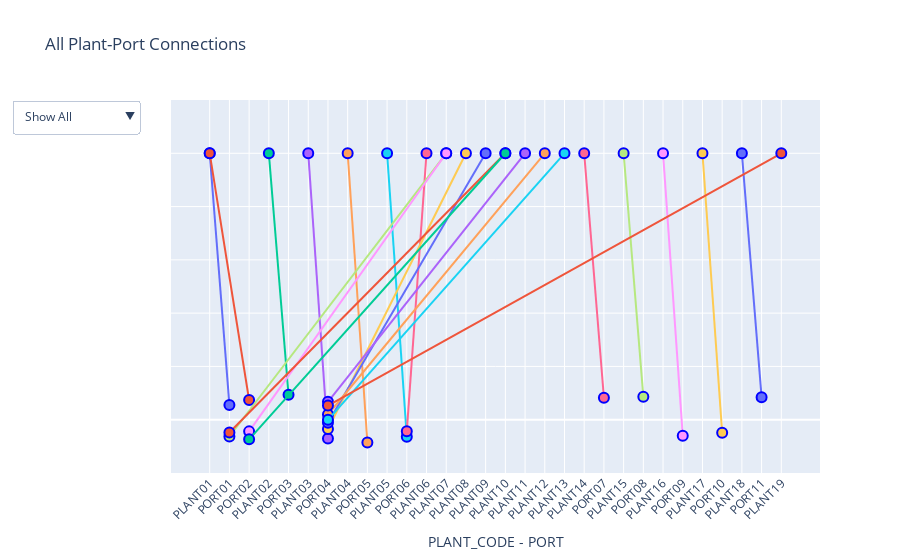

Notebook cell for this chart:
### Markdown cell above
This section creates an interactive visualization using Plotly to show connections between plants and ports from the PlantPorts DataFrame. 
* plotly.graph_objects is a module in the Plotly library that allows you to create highly customizable and interactive visualizations by explicitly defining every component of a figure.
* iterrows(): This method generates an iterator that produces index-row pairs for each row in the DataFrame. The row is a pandas Series representing the data in that row.
* x = [row['PLANT_CODE'], row['PORT']]:  places the plant and port along the x-axis
* np.random.uniform(-0.1, 0.1):  Generates a random float between -0.1 and 0.1.  Introduces a small random variation to the second y value in the go.Scatter trace. This is often done to slightly offset points for better visualization, especially when dealing with overlapping or closely spaced points.
* lines+markers: Draws lines connecting the points and places markers on them.
* Each row in df_plant_ports represents a connection between a PLANT_CODE and a PORT.  For each connection, a line (Scatter trace) is added to the figure.
*                line = dict(
                    color = 'blue',
                    width = 2
                )
  this directs the border color and the width of the scatter point
* Lines+Markers:  Represents connections with lines.  Shows plants and ports as markers.
* Hover Information:  Displays details like Plant and Port on hover for each connection.
* The y-axis is hidden (showticklabels=False) but ensures spacing for the lines.
* updatemenus:  Adds interactive menus to the chart for dynamic filtering.
* Buttons:  Show All: Displays all traces by setting visible=True for all.  Filter by Port 01: Sets visible=True only for traces where PORT == 'PORT01'.  Filter by Port 02: Similar logic for filtering by Port 01.
* args:  The first argument in args modifies trace visibility (using True or False).  The second argument updates the chart title dynamically to reflect the selected filter.
* The showactive=True parameter in Plotly is used within the updatemenus dictionary to highlight the currently selected button in an interactive menu. This makes the active button visually distinguishable, providing better feedback to users about the currently applied filter or action.

### Code cell
import plotly.graph_objects as go

df_plant_ports = df_dict['PlantPorts']

fig = go.Figure()

for _, row in df_plant_ports.iterrows():
    fig.add_trace(
        go.Scatter(
            x = [row['PLANT_CODE'], row['PORT']],
            y = [1, 0 + np.random.uniform(-0.1, 0.1)],
            mode = 'lines+markers',
            marker = dict(
                size = 10,
                symbol = 'circle',
                line = dict(
                    color = 'blue',
                    width = 2
                )
            ),
            hoverinfo = 'text',
            text = f"Plant: {row['PLANT_CODE']}<br>Port: {row['PORT']}",
        )
    )
            
fig.update_layout(
    title_text = 'Plant and Port Connections',
    showlegend = False,
    xaxis = dict(
        title = 'PLANT_CODE - PORT',
        tickangle = -45
    ),
    yaxis = dict(
        title = '',
        showticklabels = False,
        range = [-.2, 1.2]
    ),
    updatemenus=[
        dict(
            buttons=[
                dict(
                    label="Show All",
                    method="update",
                    args=[{"visible": [True] * len(df_plant_ports)},
                         {"title": "All Plant-Port Connections"}]
                ),
                dict(
                    label="Filter by Port 01",
                    method="update",
                    args=[{"visible": [row['PORT'] == 'PORT01' for _, row in df_plant_ports.iterrows()]},
                         {"title": "Connections for Port 01"}]
                ),
                dict(
                    label="Filter by Port 02",
                    method="update",
                    args=[{"visible": [row['PORT'] == 'PORT02' for _, row in df_plant_ports.iterrows()]},
                         {"title": "Connections for Port 02"}]
                ),
                dict(
                    label="Filter by Port 03",
                    method="update",
                    args=[{"visible": [row['PORT'] == 'PORT03' for _, row in df_plant_ports.iterrows()]},
                         {"title": "Connections for Port 03"}]
                ),
                dict(
                    label="Filter by Port 04",
                    method="update",
                    args=[{"visible": [row['PORT'] == 'PORT04' for _, row in df_plant_ports.iterrows()]},
                         {"title": "Connections for Port 04"}]
                ),
                dict(
                    label="Filter by Port 05",
                    method="update",
                    args=[{"visible": [row['PORT'] == 'PORT05' for _, row in df_plant_ports.iterrows()]},
                         {"title": "Connections for Port 05"}]
                ),
                dict(
                    label="Filter by Port 06",
                    method="update",
                    args=[{"visible": [row['PORT'] == 'PORT06' for _, row in df_plant_ports.iterrows()]},
                         {"title": "Connections for Port 06"}]
                ),
                dict(
                    label="Filter by Port 07",
                    method="update",
                    args=[{"visible": [row['PORT'] == 'PORT07' for _, row in df_plant_ports.iterrows()]},
                         {"title": "Connections for Port 07"}]
                ),
                dict(
                    label="Filter by Port 08",
                    method="update",
                    args=[{"visible": [row['PORT'] == 'PORT08' for _, row in df_plant_ports.iterrows()]},
                         {"title": "Connections for Port 08"}]
                ),
                dict(
                    label="Filter by Port 09",
                    method="update",
                    args=[{"visible": [row['PORT'] == 'PORT09' for _, row in df_plant_ports.iterrows()]},
                         {"title": "Connections for Port 09"}]
                ),
                dict(
                    label="Filter by Port 10",
                    method="update",
                    args=[{"visible": [row['PORT'] == 'PORT10' for _, row in df_plant_ports.iterrows()]},
                         {"title": "Connections for Port 10"}]
                ),
                dict(
                    label="Filter by Port 11",
                    method="update",
                    args=[{"visible": [row['PORT'] == 'PORT11' for _, row in df_plant_ports.iterrows()]},
                         {"title": "Connections for Port 11"}]
                )
            ],
            type = 'dropdown',
            showactive = True,
            direction = 'down'
        )
    ]    
)

fig.show()

### Figure 1 — Plotly figure (JSON) as saved in the notebook; plotly's stock layout.template omitted (floating-point values rounded to 4 significant figures)
{"data": [{"hoverinfo": "text", "marker": {"line": {"color": "blue", "width": 2}, "size": 10, "symbol": "circle"}, "mode": "lines+markers", "text": "Plant: PLANT01<br>Port: PORT01", "type": "scatter", "visible": true, "x": ["PLANT01", "PORT01"], "y": [1, 0.05526]}, {"hoverinfo": "text", "marker": {"line": {"color": "blue", "width": 2}, "size": 10, "symbol": "circle"}, "mode": "lines+markers", "text": "Plant: PLANT01<br>Port: PORT02", "type": "scatter", "visible": true, "x": ["PLANT01", "PORT02"], "y": [1, 0.07358]}, {"hoverinfo": "text", "marker": {"line": {"color": "blue", "width": 2}, "size": 10, "symbol": "circle"}, "mode": "lines+markers", "text": "Plant: PLANT02<br>Port: PORT03", "type": "scatter", "visible": true, "x": ["PLANT02", "PORT03"], "y": [1, 0.09379]}, {"hoverinfo": "text", "marker": {"line": {"color": "blue", "width": 2}, "size": 10, "symbol": "circle"}, "mode": "lines+markers", "text": "Plant: PLANT03<br>Port: PORT04", "type": "scatter", "visible": true, "x": ["PLANT03", "PORT04"], "y": [1, -0.07087]}, {"hoverinfo": "text", "marker": {"line": {"color": "blue", "width": 2}, "size": 10, "symbol": "circle"}, "mode": "lines+markers", "text": "Plant: PLANT04<br>Port: PORT05", "type": "scatter", "visible": true, "x": ["PLANT04", "PORT05"], "y": [1, -0.08564]}, {"hoverinfo": "text", "marker": {"line": {"color": "blue", "width": 2}, "size": 10, "symbol": "circle"}, "mode": "lines+markers", "text": "Plant: PLANT05<br>Port: PORT06", "type": "scatter", "visible": true, "x": ["PLANT05", "PORT06"], "y": [1, -0.06415]}, {"hoverinfo": "text", "marker": {"line": {"color": "blue", "width": 2}, "size": 10, "symbol": "circle"}, "mode": "lines+markers", "text": "Plant: PLANT06<br>Port: PORT06", "type": "scatter", "visible": true, "x": ["PLANT06", "PORT06"], "y": [1, -0.04367]}, {"hoverinfo": "text", "marker": {"line": {"color": "blue", "width": 2}, "size": 10, "symbol": "circle"}, "mode": "lines+markers", "text": "Plant: PLANT07<br>Port: PORT01", "type": "scatter", "visible": true, "x": ["PLANT07", "PORT01"], "y": [1, -0.063]}, {"hoverinfo": "text", "marker": {"line": {"color": "blue", "width": 2}, "size": 10, "symbol": "circle"}, "mode": "lines+markers", "text": "Plant: PLANT07<br>Port: PORT02", "type": "scatter", "visible": true, "x": ["PLANT07", "PORT02"], "y": [1, -0.04376]}, {"hoverinfo": "text", "marker": {"line": {"color": "blue", "width": 2}, "size": 10, "symbol": "circle"}, "mode": "lines+markers", "text": "Plant: PLANT08<br>Port: PORT04", "type": "scatter", "visible": true, "x": ["PLANT08", "PORT04"], "y": [1, -0.03467]}, {"hoverinfo": "text", "marker": {"line": {"color": "blue", "width": 2}, "size": 10, "symbol": "circle"}, "mode": "lines+markers", "text": "Plant: PLANT09<br>Port: PORT04", "type": "scatter", "visible": true, "x": ["PLANT09", "PORT04"], "y": [1, -0.01155]}, {"hoverinfo": "text", "marker": {"line": {"color": "blue", "width": 2}, "size": 10, "symbol": "circle"}, "mode": "lines+markers", "text": "Plant: PLANT10<br>Port: PORT01", "type": "scatter", "visible": true, "x": ["PLANT10", "PORT01"], "y": [1, -0.04777]}, {"hoverinfo": "text", "marker": {"line": {"color": "blue", "width": 2}, "size": 10, "symbol": "circle"}, "mode": "lines+markers", "text": "Plant: PLANT10<br>Port: PORT02", "type": "scatter", "visible": true, "x": ["PLANT10", "PORT02"], "y": [1, -0.07365]}, {"hoverinfo": "text", "marker": {"line": {"color": "blue", "width": 2}, "size": 10, "symbol": "circle"}, "mode": "lines+markers", "text": "Plant: PLANT11<br>Port: PORT04", "type": "scatter", "visible": true, "x": ["PLANT11", "PORT04"], "y": [1, 0.06736]}, {"hoverinfo": "text", "marker": {"line": {"color": "blue", "width": 2}, "size": 10, "symbol": "circle"}, "mode": "lines+markers", "text": "Plant: PLANT12<br>Port: PORT04", "type": "scatter", "visible": true, "x": ["PLANT12", "PORT04"], "y": [1, 0.01956]}, {"hoverinfo": "text", "marker": {"line": {"color": "blue", "width": 2}, "size": 10, "symbol": "circle"}, "mode": "lines+markers", "text": "Plant: PLANT13<br>Port: PORT04", "type": "scatter", "visible": true, "x": ["PLANT13", "PORT04"], "y": [1, -0.0004089]}, {"hoverinfo": "text", "marker": {"line": {"color": "blue", "width": 2}, "size": 10, "symbol": "circle"}, "mode": "lines+markers", "text": "Plant: PLANT14<br>Port: PORT07", "type": "scatter", "visible": true, "x": ["PLANT14", "PORT07"], "y": [1, 0.08239]}, {"hoverinfo": "text", "marker": {"line": {"color": "blue", "width": 2}, "size": 10, "symbol": "circle"}, "mode": "lines+markers", "text": "Plant: PLANT15<br>Port: PORT08", "type": "scatter", "visible": true, "x": ["PLANT15", "PORT08"], "y": [1, 0.08643]}, {"hoverinfo": "text", "marker": {"line": {"color": "blue", "width": 2}, "size": 10, "symbol": "circle"}, "mode": "lines+markers", "text": "Plant: PLANT16<br>Port: PORT09", "type": "scatter", "visible": true, "x": ["PLANT16", "PORT09"], "y": [1, -0.05992]}, {"hoverinfo": "text", "marker": {"line": {"color": "blue", "width": 2}, "size": 10, "symbol": "circle"}, "mode": "lines+markers", "text": "Plant: PLANT17<br>Port: PORT10", "type": "scatter", "visible": true, "x": ["PLANT17", "PORT10"], "y": [1, -0.04905]}, {"hoverinfo": "text", "marker": {"line": {"color": "blue", "width": 2}, "size": 10, "symbol": "circle"}, "mode": "lines+markers", "text": "Plant: PLANT18<br>Port: PORT11", "type": "scatter", "visible": true, "x": ["PLANT18", "PORT11"], "y": [1, 0.08462]}, {"hoverinfo": "text", "marker": {"line": {"color": "blue", "width": 2}, "size": 10, "symbol": "circle"}, "mode": "lines+markers", "text": "Plant: PLANT19<br>Port: PORT04", "type": "scatter", "visible": true, "x": ["PLANT19", "PORT04"], "y": [1, 0.05288]}], "layout": {"autosize": true, "showlegend": false, "title": {"text": "All Plant-Port Connections"}, "updatemenus": [{"active": 0, "buttons": [{"args": [{"visible": [true, true, true, true, true, true, true, true, true, true, true, true, true, true, true, true, true, true, true, true, true, true]}, {"title": "All Plant-Port Connections"}], "label": "Show All", "method": "update"}, {"args": [{"visible": [true, false, false, false, false, false, false, true, false, false, false, true, false, false, false, false, false, false, false, false, false, false]}, {"title": "Connections for Port 01"}], "label": "Filter by Port 01", "method": "update"}, {"args": [{"visible": [false, true, false, false, false, false, false, false, true, false, false, false, true, false, false, false, false, false, false, false, false, false]}, {"title": "Connections for Port 02"}], "label": "Filter by Port 02", "method": "update"}, {"args": [{"visible": [false, false, true, false, false, false, false, false, false, false, false, false, false, false, false, false, false, false, false, false, false, false]}, {"title": "Connections for Port 03"}], "label": "Filter by Port 03", "method": "update"}, {"args": [{"visible": [false, false, false, true, false, false, false, false, false, true, true, false, false, true, true, true, false, false, false, false, false, true]}, {"title": "Connections for Port 04"}], "label": "Filter by Port 04", "method": "update"}, {"args": [{"visible": [false, false, false, false, true, false, false, false, false, false, false, false, false, false, false, false, false, false, false, false, false, false]}, {"title": "Connections for Port 05"}], "label": "Filter by Port 05", "method": "update"}, {"args": [{"visible": [false, false, false, false, false, true, true, false, false, false, false, false, false, false, false, false, false, false, false, false, false, false]}, {"title": "Connections for Port 06"}], "label": "Filter by Port 06", "method": "update"}, {"args": [{"visible": [false, false, false, false, false, false, false, false, false, false, false, false, false, false, false, false, true, false, false, false, false, false]}, {"title": "Connections for Port 07"}], "label": "Filter by Port 07", "method": "update"}, {"args": [{"visible": [false, false, false, false, false, false, false, false, false, false, false, false, false, false, false, false, false, true, false, false, false, false]}, {"title": "Connections for Port 08"}], "label": "Filter by Port 08", "method": "update"}, {"args": [{"visible": [false, false, false, false, false, false, false, false, false, false, false, false, false, false, false, false, false, false, true, false, false, false]}, {"title": "Connections for Port 09"}], "label": "Filter by Port 09", "method": "update"}, {"args": [{"visible": [false, false, false, false, false, false, false, false, false, false, false, false, false, false, false, false, false, false, false, true, false, false]}, {"title": "Connections for Port 10"}], "label": "Filter by Port 10", "method": "update"}, {"args": [{"visible": [false, false, false, false, false, false, false, false, false, false, false, false, false, false, false, false, false, false, false, false, true, false]}, {"title": "Connections for Port 11"}], "label": "Filter by Port 11", "method": "update"}], "direction": "down", "showactive": true, "type": "dropdown"}], "xaxis": {"autorange": true, "range": [-1.88, 30.88], "tickangle": -45, "title": {"text": "PLANT_CODE - PORT"}, "type": "category"}, "yaxis": {"range": [-0.2, 1.2], "showticklabels": false, "title": {"text": ""}, "type": "linear"}}}
